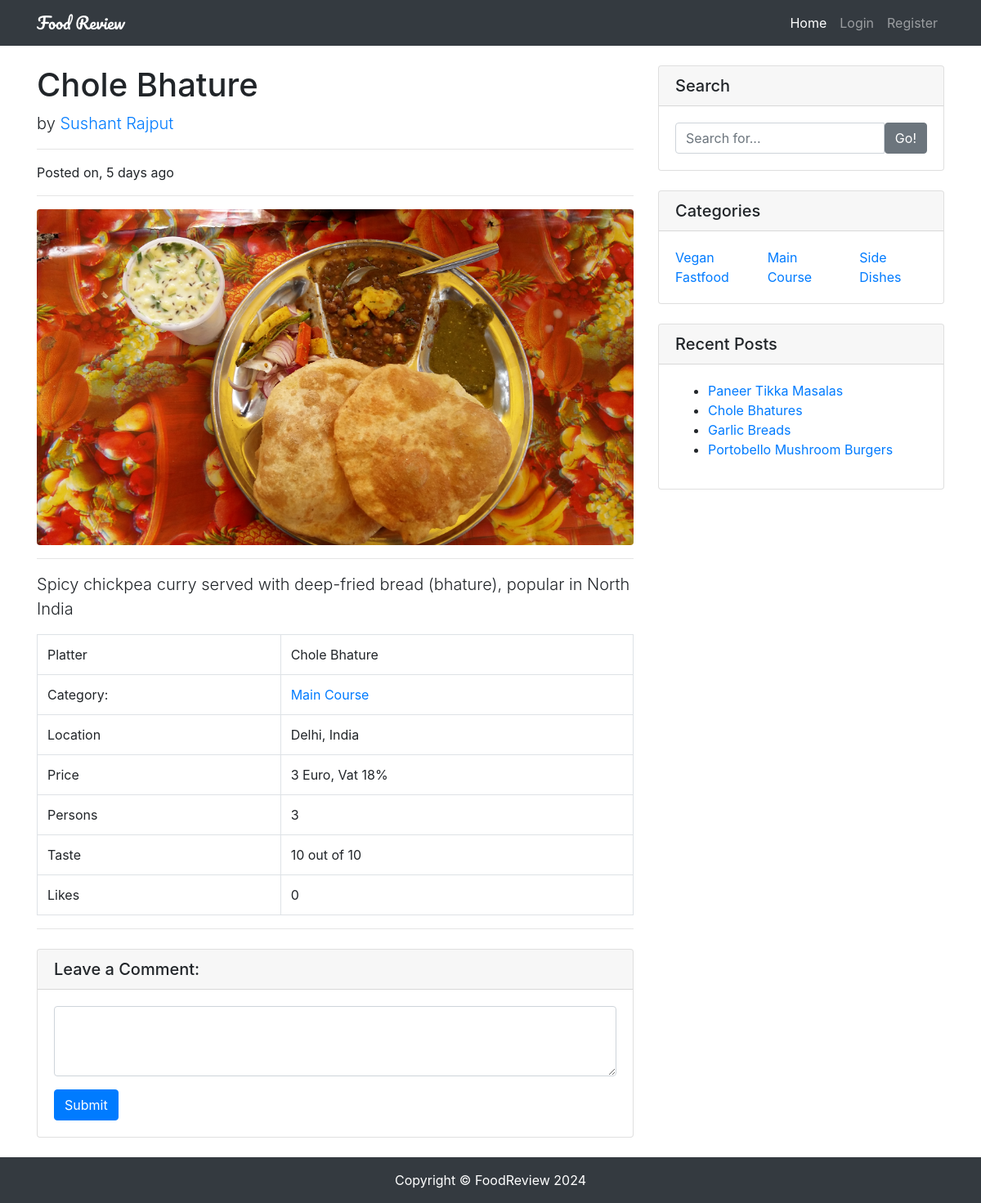
Screenshot of /chole-bhature/ with the database file from the repository.
### restaurants/models.py (models this page shows, shortened)
class Restaurant(models.Model):
    user = models.ForeignKey(User, on_delete=models.CASCADE)
    title = models.CharField(max_length=120)
    image = models.ImageField(upload_to='restaurants/')
    categories = models.CharField(max_length=120)
    location = models.CharField(max_length=120)
    price = models.IntegerField()
    vat = models.PositiveIntegerField(default=0)
    taste = models.PositiveIntegerField(choices=choices)
    persons = models.PositiveIntegerField(choices=choices)
    details = models.TextField()
    slug = models.SlugField(unique=True, blank=True)
    likes = models.ManyToManyField(User, related_name='post_likes', blank=True)
    views = models.IntegerField(default=0,blank=True)
    created_at = models.DateTimeField(auto_now_add=True)
    updated_at = models.DateTimeField(auto_now=True)
    is_active = models.BooleanField(default=True)
    def likes_count(self):
        return self.likes.count()
    def get_categories(self):
        cats = self.categories.split(',')
        return cats

### restaurants/views.py (the view, shortened to what this page needs)
# urls.py: path('<slug:slug>/', RestaurantDetailView.as_view(), name='detail'),
class RestaurantDetailView(DetailView):
    queryset = Restaurant.objects.all()

### restaurants/context_processor.py (called while the page is built)
def categories(request):
    cat_list = []
    all_cat = Restaurant.objects.all()
    for cat in all_cat:
        name_list = cat.categories.split(',')
        for item in name_list:
            cat_list.append(item)
    cat_dict = {'categories': set(cat_list)}
    return cat_dict

def user_liked_posts(request):
    if request.user.is_authenticated:
        posts = Restaurant.objects.filter(likes=request.user.id)
        return {'user_liked_posts': posts}
    else:
        return {'user_liked_posts': None}

def recent_posts(request):
    posts = Restaurant.objects.all().order_by('-created_at')[:5]
    return {'recent_posts': posts}

### templates/restaurants/restaurant_detail.html (shortened to what this page needs)
{% extends 'base.html' %}
{% load humanize %}
{% block content %}
<div class="row">
    <div class="col-lg-8">
        <h1 class="mt-4">{{ object.title }}</h1>
        <p class="lead">
            by
            {% if object.user.get_full_name %}
            <a href="/?author={{ object.user }}">{{ object.user.get_full_name }}</a>
            {% else %}
            <a href="/?author={{ object.user }}">{{ object.user.username }}</a>
            {% endif %}
        </p>
        <hr>
        <p>Posted on, {{ object.created_at|naturaltime }}</p>
        <hr>
        <img class="img-fluid rounded" src="{{ object.image.url }}" alt="{{ object.title }}">
        <hr>
        <p class="lead">{{ object.details }}</p>
        <table class="table table-bordered">
            <tbody>
                <tr>
                    <td>Platter</td>
                    <td>{{ object.title }}</td>
                </tr>
                <tr>
                    <td>Category:</td>
                    <td>
                        {% for cat in object.get_categories %}
                        <a href="/?cat={{ cat }}">{{ cat }}</a>
                        {% endfor %}
                    </td>
                </tr>
                <tr>
                    <td>Location</td>
                    <td>{{ object.location }}</td>
                </tr>
                <tr>
                    <td>Price</td>
                    <td>{{ object.price }} Euro, Vat {{ object.vat }}%</td>
                </tr>
                <tr>
                    <td>Persons</td>
                    <td>{{ object.persons }}</td>
                </tr>
                <tr>
                    <td>Taste</td>
                    <td>{{ object.taste }} out of 10</td>
                </tr>
                <tr>
                    <td>Likes</td>
                    <td>{{ object.likes_count }}</td>
                </tr>
            </tbody>
        </table>
        <hr>
        <div class="card my-4">
            <h5 class="card-header">Leave a Comment:</h5>
            <div class="card-body">
                <form action="." method="POST">
                    <div class="form-group">
                        <textarea name="comment" class="form-control" rows="3" required></textarea>
                    </div>
                    <button type="submit" class="btn btn-primary">Submit</button>
                </form>
            </div>
        </div>
    </div>
    {% endblock content %}

### templates/partials/_widgets.html
<div class="col-md-4">
    <div class="card my-4">
        <h5 class="card-header">Search</h5>
        <div class="card-body">
            <form action="{% url 'home' %}" method="get">
                <div class="input-group">
                    <input type="search" name='q' class="form-control" placeholder="Search for..." value="{{ request.GET.q }}" required>
                    <span class="input-group-btn">
                        <button class="btn btn-secondary" type="submit">Go!</button>
                    </span>
                </div>
            </form>
        </div>
    </div>
    <div class="card my-4">
        <h5 class="card-header">Categories</h5>
        <div class="card-body">
            <div class="row">
                {% for cat in categories %}
                <div class="col-md-4">
                <a href="{% url 'home' %}?q={{ request.GET.q }}&cat={{ cat }}">{{ cat }}</a>
                </div>
                {% endfor %}
            </div>
        </div>
    </div>
    <div class="card my-4">
        <h5 class="card-header">Recent Posts</h5>
        <div class="card-body">
            <ul>
                {% for post in recent_posts %}
                <li><a href="/{{ post.slug }}">{{ post.title }}s</a></li>
                {% endfor %}
            </ul>
        </div>
    </div>
</div>
</div>

### static/restaurants/css/style.css (style rules this page uses)
body { padding-top: 56px; }

### rows the page displays
Restaurant: title "Chole Bhature", user.get_full_name "Sushant Rajput", created_at "5 days ago", image (picture), details "Spicy chickpea curry served with deep-fried bread (bhature), popular in North India", get_categories "Main Course", location "Delhi, India", price "3", vat "18", persons "3", taste "10", likes_count "0", categories "Main Course"
Restaurant: categories "Vegan Fastfood", title "Portobello Mushroom Burger"
Restaurant: categories "Side Dishes", title "Garlic Bread"
Restaurant: title "Paneer Tikka Masala"
